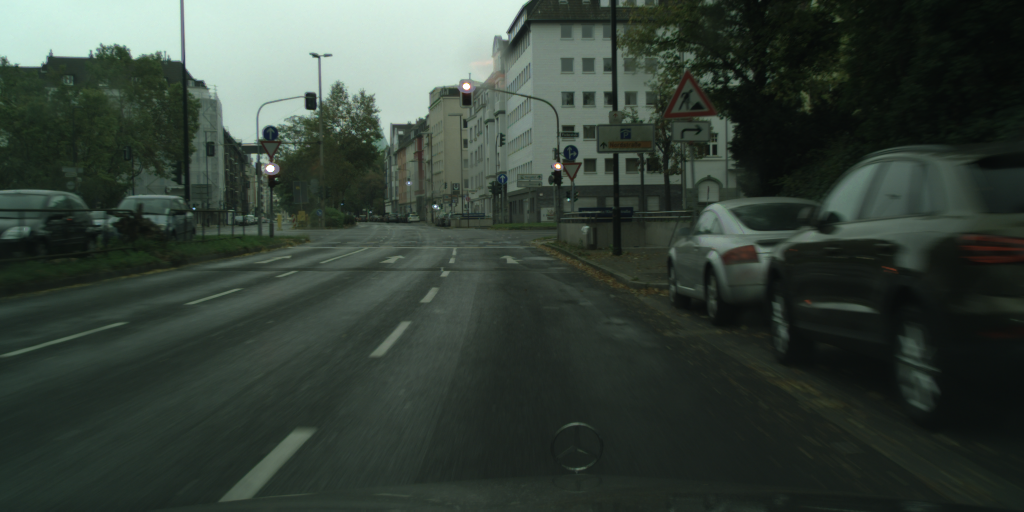
#> input picture Phase3/dusseldorf_000049_000024_leftImg8bit.png, 2048 x 1024 px (shown at 1/2 size)
$ python run_attention.py --image ../Phase3/dusseldorf_000049_000024_leftImg8bit.png --dir ../Phase3
#> lines starting #> are read from the running program, lines starting #| are printed output that depends on the picture
#> in test_find_tfl_lights, image is the input picture: shape (1024, 2048, 3); mean R, G, B 53.7, 64.6, 56.4
from part_1 import lights

try:
    print("Elementary imports: ")
    import os
    import json
    import glob
    import argparse

    print("numpy/scipy imports:")
    import numpy as np
    from scipy import signal as sg
    import scipy.ndimage as ndimage
    from scipy.ndimage.filters import maximum_filter

    print("PIL imports:")
    from PIL import Image

    print("matplotlib imports:")
    import matplotlib.pyplot as plt
except ImportError:
    print("Need to fix the installation")
    raise

print("All imports okay. Yay!")


def find_tfl_lights(c_image: np.ndarray, **kwargs):
    """
    Detect candidates for TFL lights. Use c_image, kwargs and you imagination to implement
    :param c_image: The image itself as np.uint8, shape of (H, W, 3)
    :param kwargs: Whatever config you want to pass in here
    :return: 4-tuple of x_red, y_red, x_green, y_green
    """

    # [4 lines of commented-out code are left out]
    green_channel = c_image[:, :, 1] / 255.
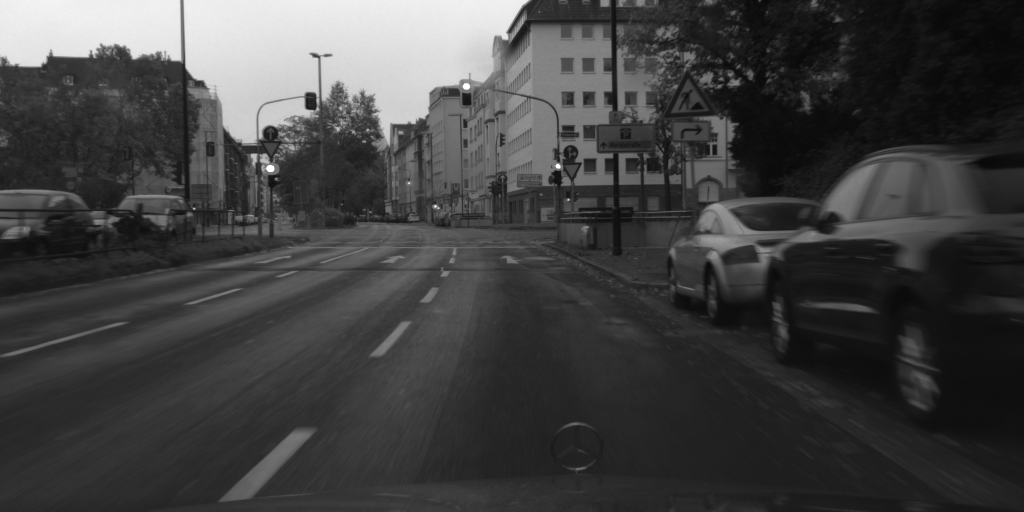
#> green_channel: shape (1024, 2048) float64 (shown at 1/2 size); min 0.0314, max 1, mean 0.253
    red_channel = c_image[:, :, 0] / 255.
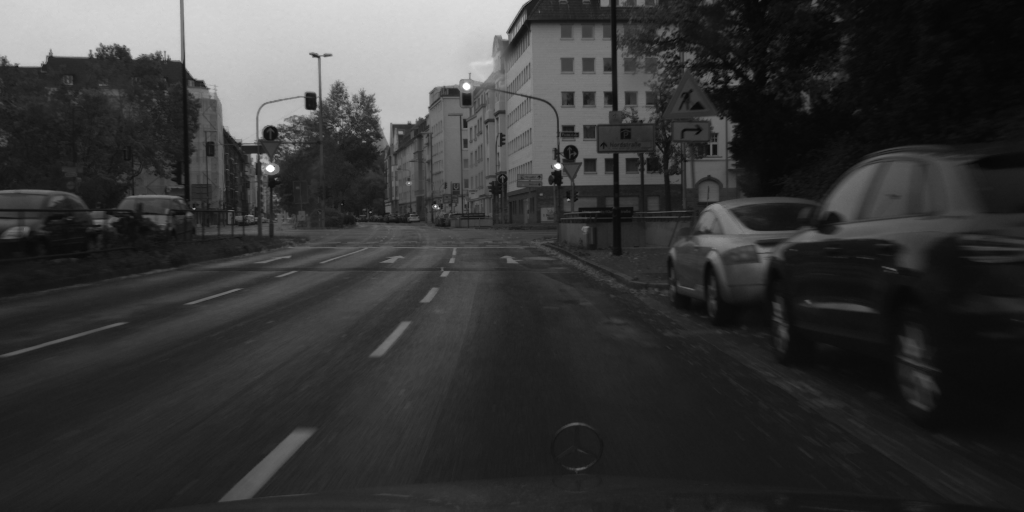
#> red_channel: shape (1024, 2048) float64 (shown at 1/2 size); min 0, max 1, mean 0.211
    # blue_channel = c_image[:, :, 2] / 255.
    green = lights.convolve(green_channel)
    # plt.imshow(green)
    red = lights.convolve(red_channel)
    # [4 lines of commented-out code are left out]
    x_green, y_green = lights.max_filter(green)
    x_red, y_red = lights.max_filter(red)
    # [6 lines of commented-out code are left out]
    return y_red, x_red, y_green, x_green


def show_image_and_gt(image, objs, fig_num=None):
    plt.figure(fig_num).clf()
    plt.imshow(image)
    labels = set()
    if objs is not None:
        for o in objs:
            poly = np.array(o['polygon'])[list(np.arange(len(o['polygon']))) + [0]]
            plt.plot(poly[:, 0], poly[:, 1], 'r', label=o['label'])
            labels.add(o['label'])
        if len(labels) > 1:
            plt.legend()


def test_find_tfl_lights(image_path, json_path=None, fig_num=None):
    """
    Run the attention code
    """
    image = np.array(Image.open(image_path))
    if json_path is None:
        objects = None
    else:
        gt_data = json.load(open(json_path))
        what = ['traffic light']
        objects = []
        # [o for o in gt_data['objects'] if o['label'] in what]

    show_image_and_gt(image, objects, fig_num)

    red_x, red_y, green_x, green_y = find_tfl_lights(image, some_threshold=42)
    plt.plot(red_x, red_y, 'ro', color='r', markersize=4)
    plt.plot(green_x, green_y, 'ro', color='g', markersize=4)


def main(argv=None):
    """It's nice to have a standalone tester for the algorithm.
    Consider looping over some images from here, so you can manually exmine the results
    Keep this functionality even after you have all system running, because you sometime want to debug/improve a module
    :param argv: In case you want to programmatically run this"""
    parser = argparse.ArgumentParser("Test TFL attention mechanism")
    parser.add_argument('-i', '--image', type=str, help='Path to an image')
    parser.add_argument("-j", "--json", type=str, help="Path to json GT for comparison")
    parser.add_argument('-d', '--dir', type=str, help='Directory to scan images in')
    args = parser.parse_args(argv)
    default_base = '../../data'
    if args.dir is None:
        args.dir = default_base
    flist = glob.glob(os.path.join(args.dir, '*_leftImg8bit.png'))
    for image in flist:
        json_fn = image.replace('_leftImg8bit.png', '_gtFine_polygons.json')
        if not os.path.exists(json_fn):
            json_fn = None
        test_find_tfl_lights(image, json_fn)
#> (the call stopped at in find_tfl_lights, `green = lights.convolve(green_channel)`: part_1 is not available in this run)
#> pass 2 of the loop in main, `for image in flist:`:
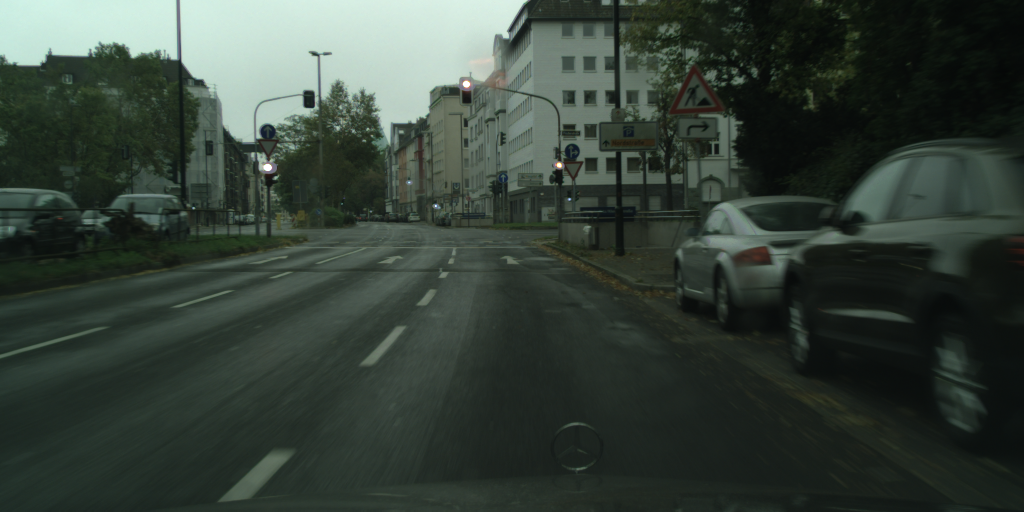
#> input picture Phase3/dusseldorf_000049_000025_leftImg8bit.png, 2048 x 1024 px (shown at 1/2 size)
#> in test_find_tfl_lights, image is the input picture: shape (1024, 2048, 3); mean R, G, B 54, 65, 56.8
#> in find_tfl_lights (call 2), `green_channel = c_image[:, :, 1] / 255.`:
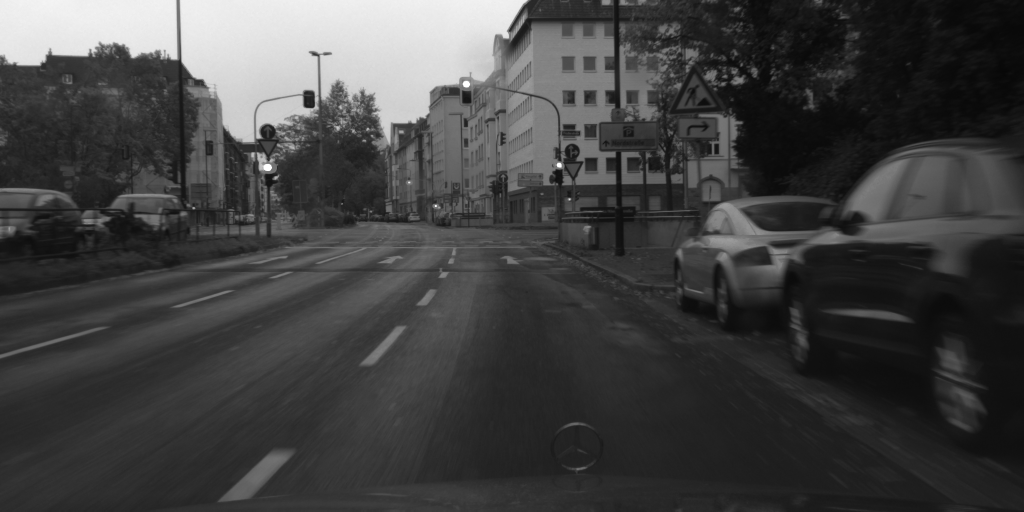
#> green_channel: shape (1024, 2048) float64 (shown at 1/2 size); min 0.0275, max 1, mean 0.255
#> in find_tfl_lights (call 2), `red_channel = c_image[:, :, 0] / 255.`:
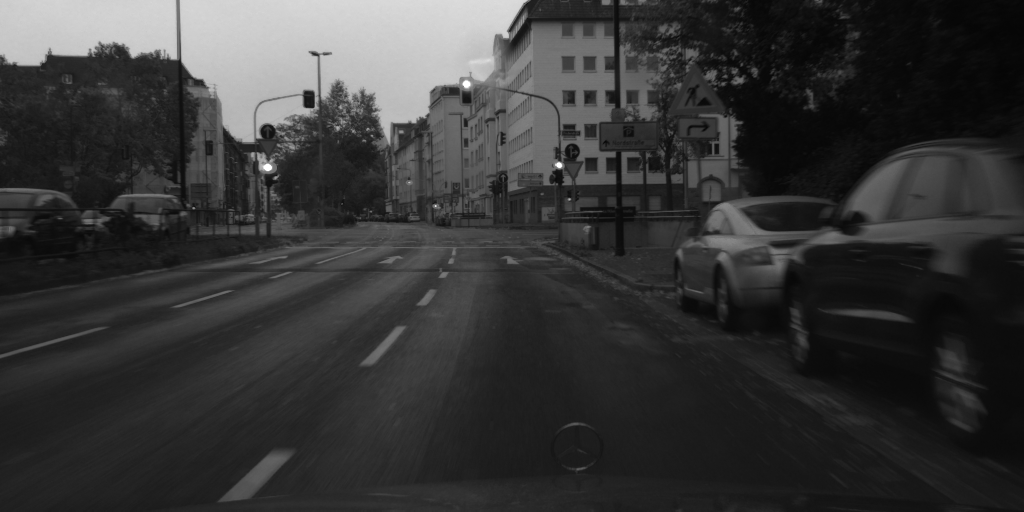
#> red_channel: shape (1024, 2048) float64 (shown at 1/2 size); min 0, max 1, mean 0.212
    if len(flist):
        print("You should now see some images, with the ground truth marked on them. Close all to quit.")
    else:
        print("Bad configuration?? Didn't find any picture to show")
    plt.show(block=True)


if __name__ == '__main__':
    main()
